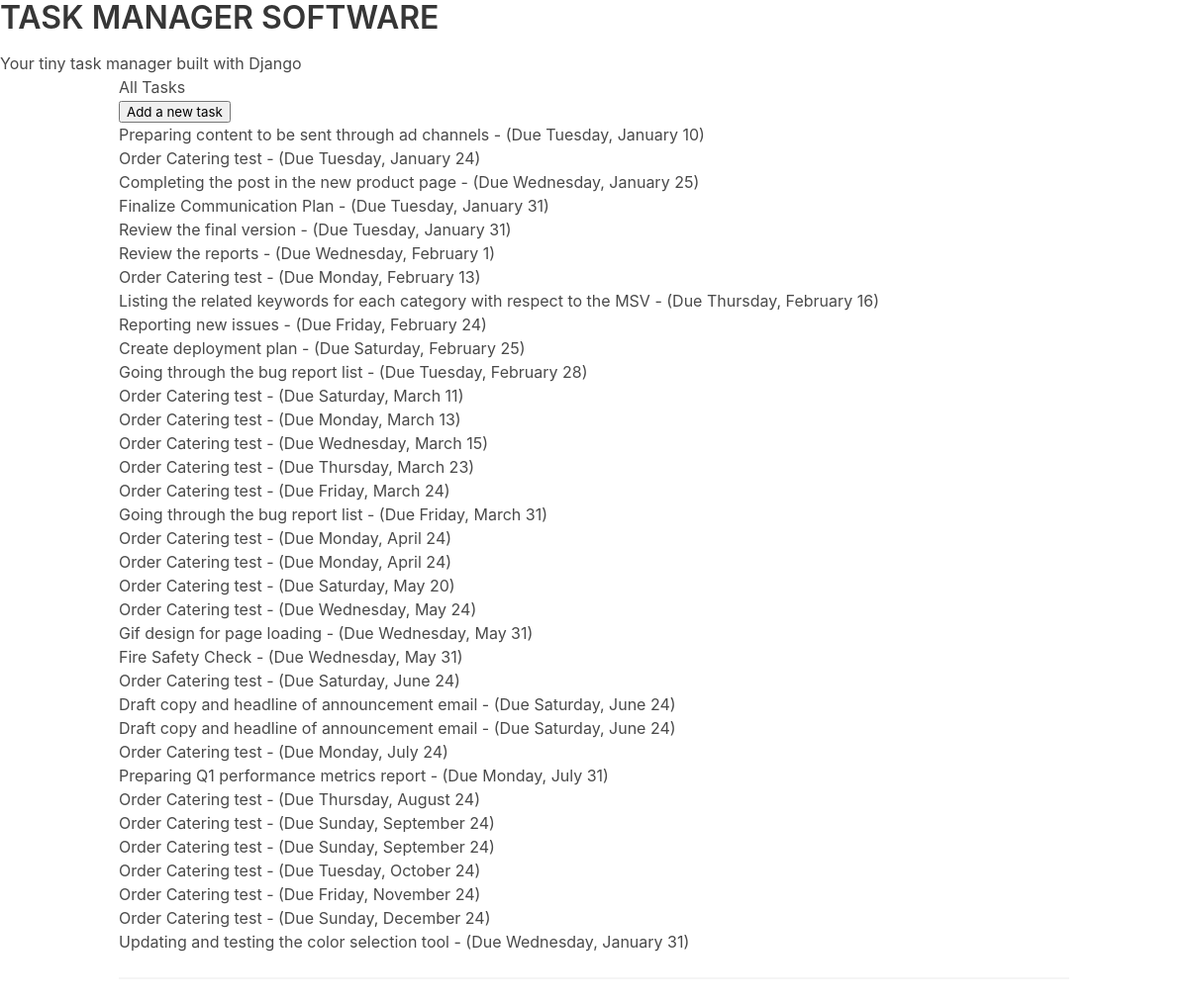
The page / on the database its author committed.
### task_app/models.py (models this page shows, shortened)
class TaskItem(models.Model):
    title = models.CharField(max_length=100)
    description = models.TextField(null=True, blank=True)
    created_date = models.DateTimeField(auto_now_add=True)
    start_date = models.DateTimeField(default=timezone.now)
    due_date = models.DateTimeField(default=one_week_hence)
    class Meta:
        ordering = ["due_date"]

### task_app/views.py (the view)
# urls.py: path("", views.ItemListView.as_view(), name="index"),
class ItemListView(ListView):
    model = TaskItem
    template_name = "task_app/index.html"

### task_app/templates/task_app/index.html (shortened to what this page needs)
{% extends "base.html" %}
{% block content %}
{% if object_list %}
<h3>All Tasks</h3>
{% endif %}
<p>
    <input
            value="Add a new task"
            type="button"
            onclick="location.href='{% url "task-add" %}'"/>
</p>
<ul>
    {% for task in object_list %}
    <li >
        <div>
            <div
                    role="button"
                    onclick="location.href=
                        '{% url "item-update" task.id %}'">
                    {{ task.title }} -
                    (Due {{ task.due_date | date:"l, F j" }})
            </div>
        </div>
    </li>
    {% endfor %}
</ul>
<hr>
{% endblock %}

### rows shown on the page
TaskItem: title "Preparing content to be sent through ad channels", due_date "Tuesday, January 10"
TaskItem: title "Order Catering test", due_date "Tuesday, January 24"
TaskItem: title "Completing the post in the new product page", due_date "Wednesday, January 25"
TaskItem: title "Finalize Communication Plan", due_date "Tuesday, January 31"
TaskItem: title "Review the final version", due_date "Tuesday, January 31"
TaskItem: title "Review the reports", due_date "Wednesday, February 1"
TaskItem: title "Order Catering test", due_date "Monday, February 13"
TaskItem: title "Listing the related keywords for each category with respect to the MSV", due_date "Thursday, February 16"
TaskItem: title "Reporting new issues", due_date "Friday, February 24"
TaskItem: title "Create deployment plan", due_date "Saturday, February 25"
TaskItem: title "Going through the bug report list", due_date "Tuesday, February 28"
TaskItem: title "Order Catering test", due_date "Saturday, March 11"
TaskItem: title "Order Catering test", due_date "Monday, March 13"
TaskItem: title "Order Catering test", due_date "Wednesday, March 15"
TaskItem: title "Order Catering test", due_date "Thursday, March 23"
TaskItem: title "Order Catering test", due_date "Friday, March 24"
TaskItem: title "Going through the bug report list", due_date "Friday, March 31"
TaskItem: title "Order Catering test", due_date "Monday, April 24"
TaskItem: title "Order Catering test", due_date "Monday, April 24"
TaskItem: title "Order Catering test", due_date "Saturday, May 20"
TaskItem: title "Order Catering test", due_date "Wednesday, May 24"
TaskItem: title "Gif design for page loading", due_date "Wednesday, May 31"
TaskItem: title "Fire Safety Check", due_date "Wednesday, May 31"
TaskItem: title "Order Catering test", due_date "Saturday, June 24"
TaskItem: title "Draft copy and headline of announcement email", due_date "Saturday, June 24"
TaskItem: title "Draft copy and headline of announcement email", due_date "Saturday, June 24"
TaskItem: title "Order Catering test", due_date "Monday, July 24"
TaskItem: title "Preparing Q1 performance metrics report", due_date "Monday, July 31"
TaskItem: title "Order Catering test", due_date "Thursday, August 24"
TaskItem: title "Order Catering test", due_date "Sunday, September 24"
TaskItem: title "Order Catering test", due_date "Sunday, September 24"
TaskItem: title "Order Catering test", due_date "Tuesday, October 24"
TaskItem: title "Order Catering test", due_date "Friday, November 24"
TaskItem: title "Order Catering test", due_date "Sunday, December 24"
TaskItem: title "Updating and testing the color selection tool", due_date "Wednesday, January 31"
